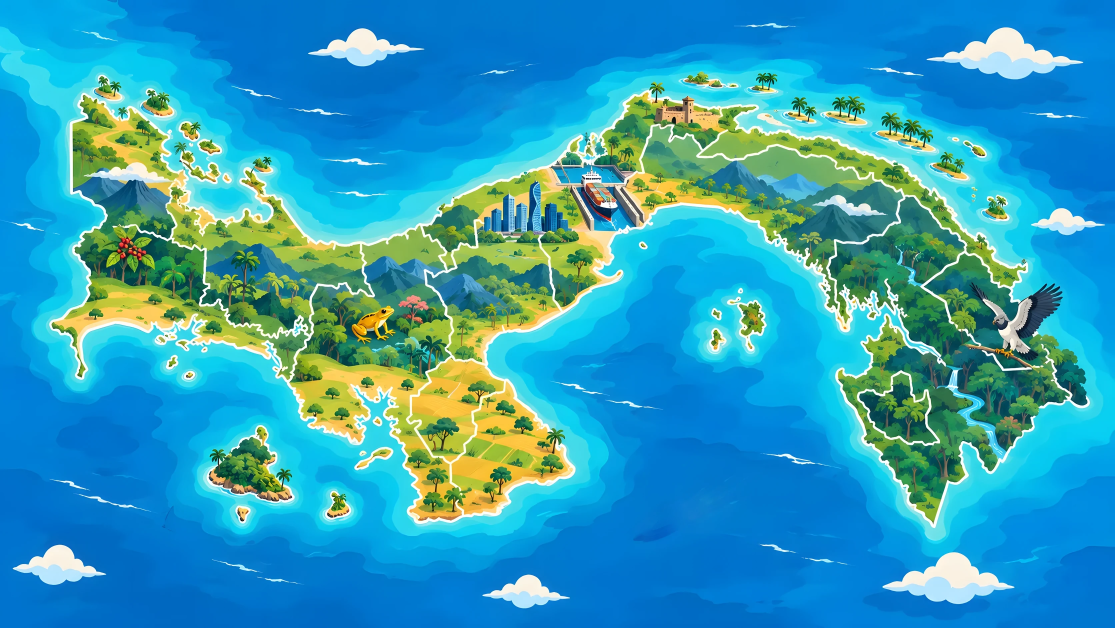
#> input picture design/assets/panama/map-illustrated-clean.webp, 3344 x 1882 px, found by its file name (shown at 1/3 size)
$ python place_boats.py
#> lines starting #> are read from the running program, lines starting #| are printed output that depends on the picture; after the words box and inside, x2 and y2 are one past the last pixel; in counts of white or black regions, pixels touching at a corner belong together
"""Pick where the boats of the Panama map sail or rest, always on open water.

Usage: python3 tools/place_boats.py [debug.png]   (needs Pillow, numpy, scipy)

Reads  app/public/journey/map-illustrated-clean.webp (land = anything that is not blue sea, so coasts,
       reefs, palms, clouds and the Canal ship all count) and app/src/data/map-provinces.json.
Writes app/src/data/sea-boats.ts. Every boat keeps clear of land and of every other boat: moving
boats are checked along their whole lane, so two of them can never meet whatever the timing.
Coordinates are map (viewBox) units, VB = x -40, y -89, 1080 x 607.5; one unit is one pixel of the
1080 px wide copy used here.
"""
import json
import math
import os
import random
import re
import sys

import numpy as np
from PIL import Image, ImageDraw
from scipy import ndimage as ndi

ROOT = os.path.dirname(os.path.dirname(os.path.abspath(__file__)))
VBX, VBY, W, H = -40, -89, 1080, 608

# ---- what the boats look like ----
SIZE = {  # share of map width
    "ferry": 0.052, "sailboat": 0.036, "fishing-boat": 0.036, "cayuco": 0.034,
    "container-ship": 0.064, "tanker": 0.064, "bulk-carrier": 0.062, "cruise-ship": 0.066,
}
SPEED = {  # units per second
    "ferry": 2.4, "sailboat": 2.6, "fishing-boat": 3.0, "cayuco": 2.0,
    "container-ship": 2.0, "tanker": 1.7, "bulk-carrier": 1.8, "cruise-ship": 2.2,
}

# ---- who lives where ----
# Each boat names the province whose waters it belongs to (it shows when that province's fog clears), what it is,
# how it spends its time, and where on the 1080 px map (px = map unit + (40, 89)) it would like to be:
#   moor  = anchored by a coast or an island      drift = parked out at sea
#   sail  = crosses the water from `a` to `b`     call  = sails in, drops anchor for a while, then sails on
# The script slides each one to the nearest spot that is really open water and clear of the others.
B = lambda province, kind, how, a, b=None: dict(province=province, kind=kind, how=how, a=a, b=b)
PLAN = [
    # Five boats only, around Panama, where the first lesson is: what the camera sees from the first badge. One ship
    # sails in from the Caribbean queue for the Canal, waits its turn at anchor and moves on; a sailboat crosses the
    # Gulf; the rest are at anchor or drifting. (There were 35 across every province; the map felt crowded and heavy.)
    B("panama", "container-ship", "call", (630, 50), (480, 72)),
    B("panama", "sailboat", "sail", (690, 255), (610, 300)),
    B("panama", "sailboat", "moor", (760, 255)),
    B("panama", "fishing-boat", "moor", (690, 350)),
    B("panama", "cayuco", "drift", (800, 300)),
]
# A comarca's boats come out when the province next to it opens.
GATE = {"guna-yala": "colon"}

# ---- land and provinces ----
im = Image.open(os.path.join(ROOT, "app/public/journey/map-illustrated-clean.webp")).convert("RGB").resize((W, H), Image.LANCZOS)
hsv = np.asarray(im.convert("HSV")).astype(float)
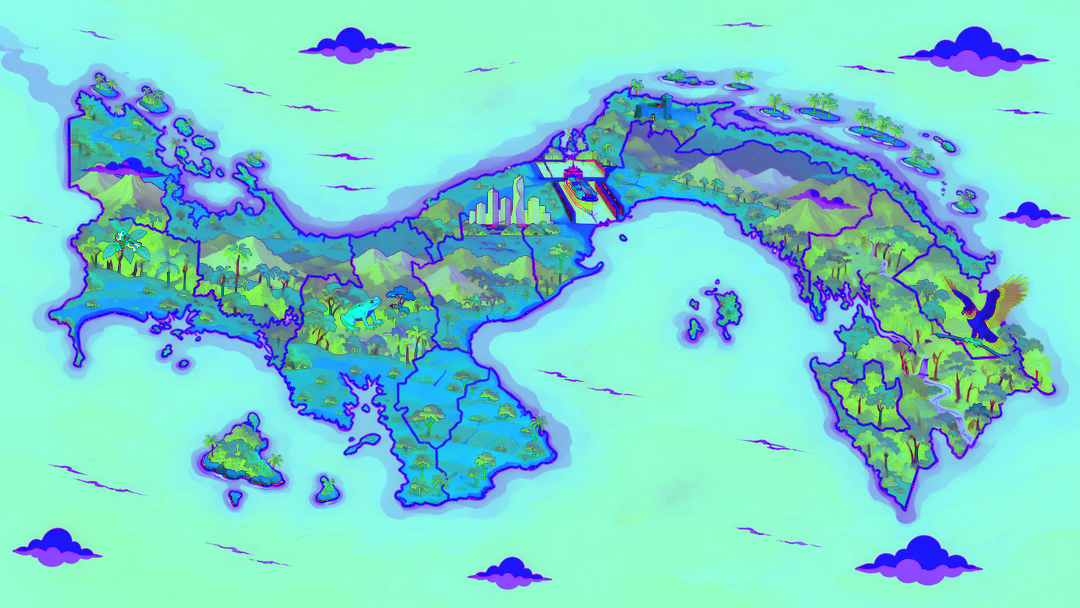
#> hsv: shape (608, 1080, 3) float64; mean R, G, B 121.7, 209.7, 205.6
h, s, v = hsv[..., 0] * 360 / 255, hsv[..., 1] / 255, hsv[..., 2] / 255
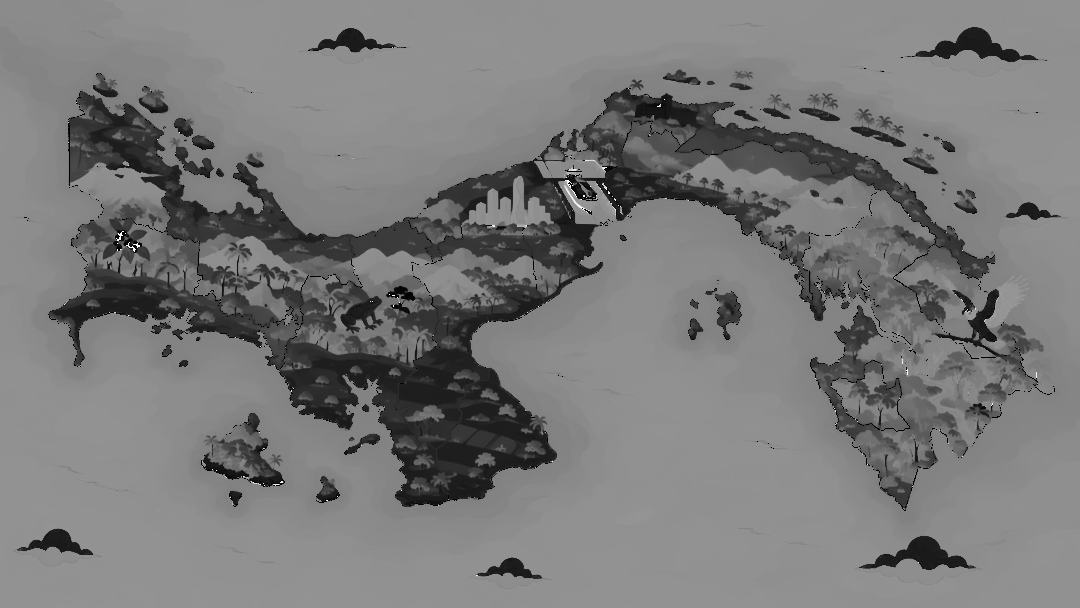
#> h: shape (608, 1080) float64; min 0, max 358.6, mean 171.8; drawn with min black and max white
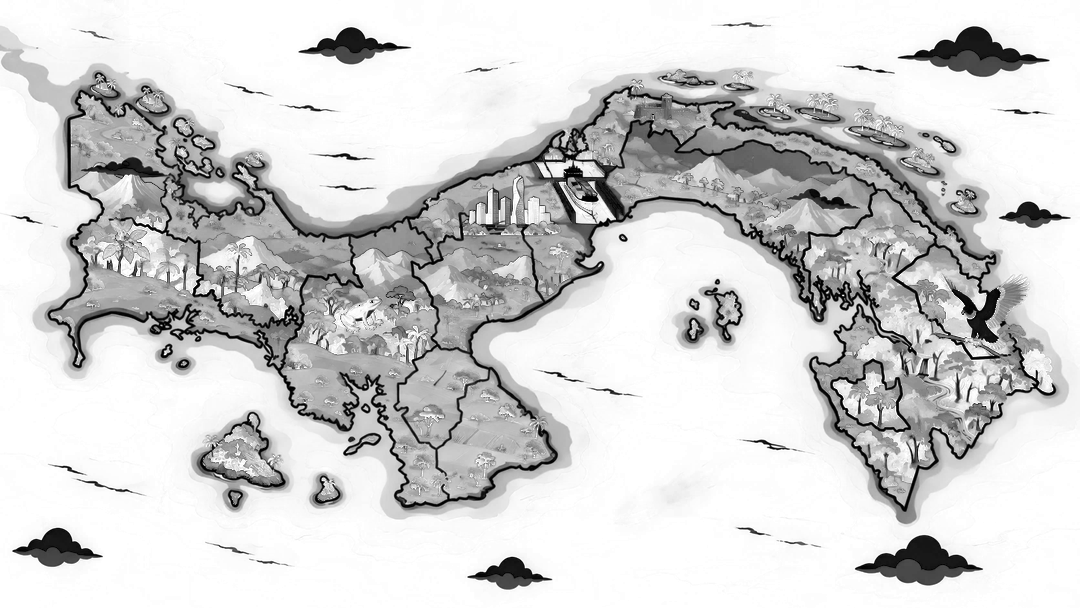
#> s: shape (608, 1080) float64; min 0, max 1, mean 0.822
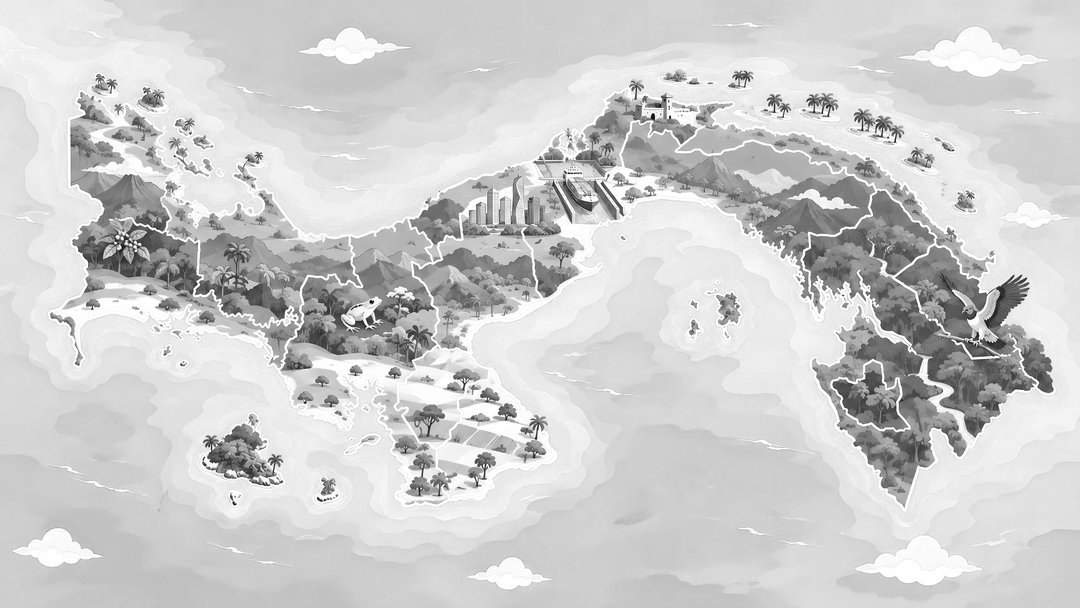
#> v: shape (608, 1080) float64; min 0, max 1, mean 0.806
water = (h >= 175) & (h <= 235) & (s > 0.45) & (v > 0.35)
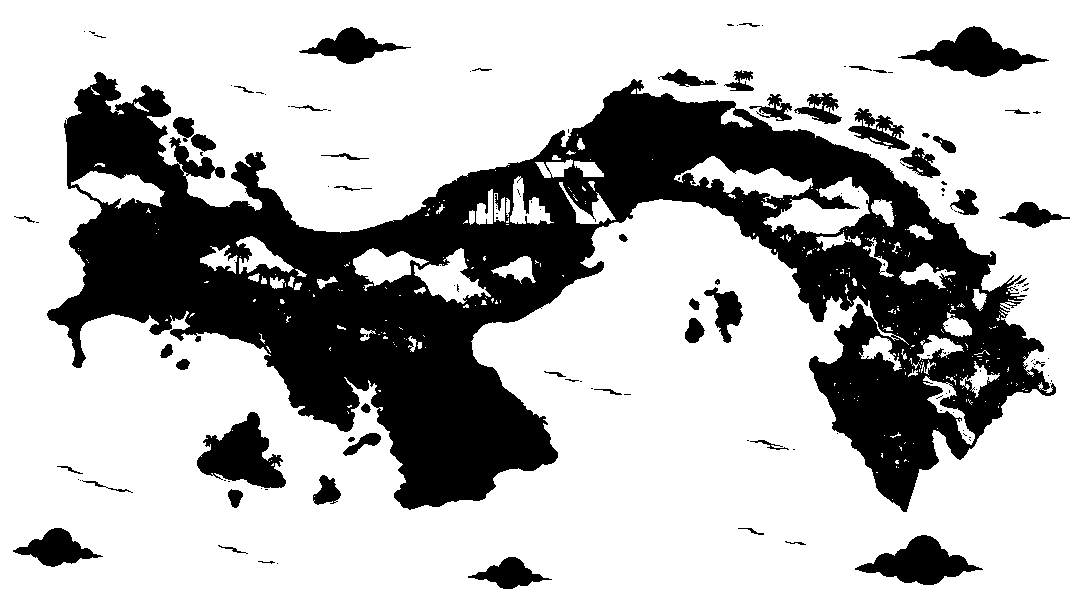
#> water: shape (608, 1080) bool; 71.4% white; 143 black regions (91 under 20 px), largest, box (x1, y1, x2, y2) and area: (47, 72, 1056, 512) 163205, (197, 412, 286, 488) 3741, (898, 26, 1049, 77) 3242
land = ndi.binary_opening(~water, iterations=1)
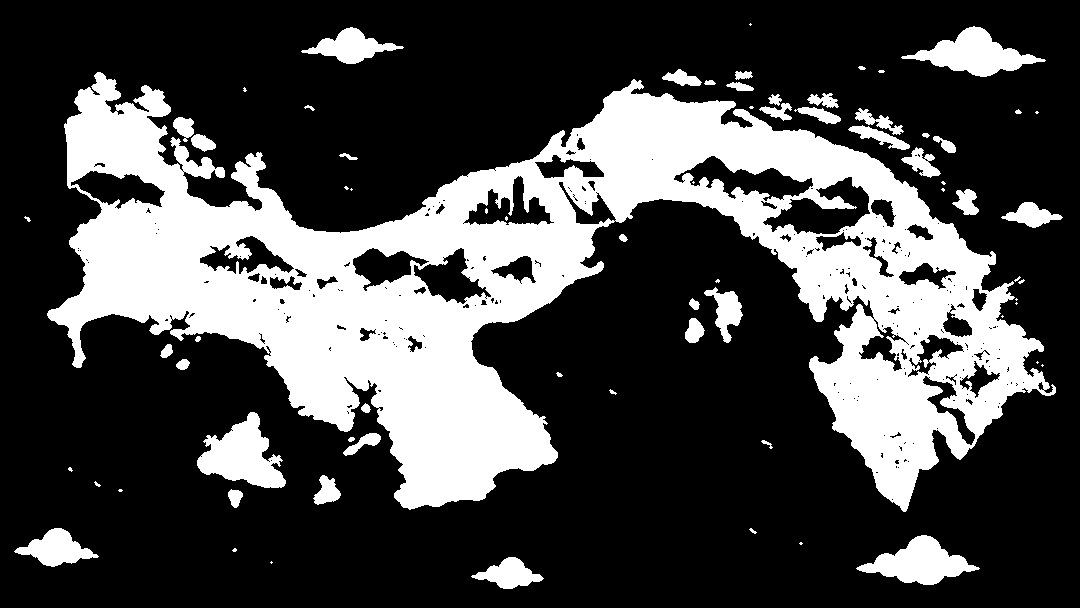
#> land: shape (608, 1080) bool; 28.2% white; 71 white regions (26 under 20 px), largest, box (x1, y1, x2, y2) and area: (47, 72, 1056, 512) 161985, (197, 412, 286, 488) 3702, (901, 26, 1046, 77) 3232
clear = ndi.distance_transform_edt(~land)  # distance to the nearest land pixel
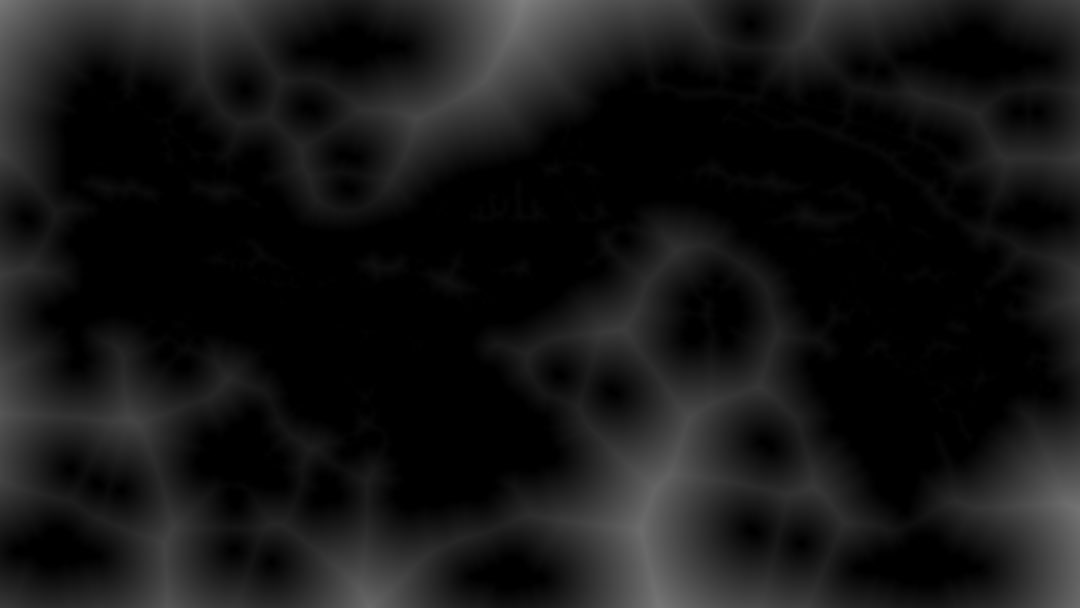
#> clear: shape (608, 1080) float64; min 0, max 127.7, mean 21.8

#> (the run stopped early here; a loop or call above may not have finished)
